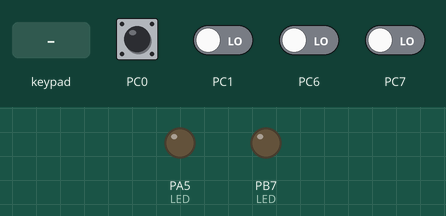
A program run on a simulated ATmega32, built with avr-gcc and emulated at 16 MHz. Parts: output pins drawn as LEDs (lit = HIGH). Wiring (inferred from the names in the program): 4×4 keypad with keys 1 2 3 4 5 6 7 8 9 a b c d e f g: rows PC2, PC3, PC4, PC5; columns PD7, PD6, PD5, PD3. Dashed ring = blinking. The test bench sets the inputs (shaded band); at power-on: PC0 HIGH, PC1, PC6, PC7 LOW. Pins used as bus, display or sensor lines are not drawn.

Above: at 1.2 s.
1.3 s: key '1' pressed
At 2.2 s:
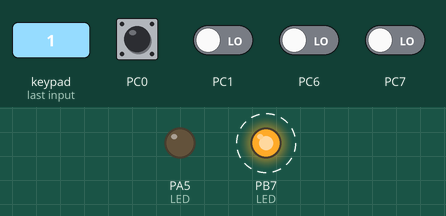
At 3.2 s:
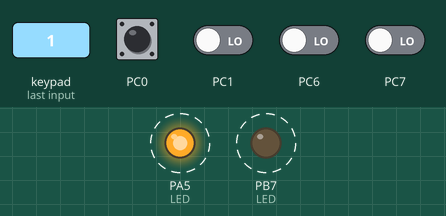
Timing chart, 0 to 9.0 s (numbered marks = the images above; inputs shaded):
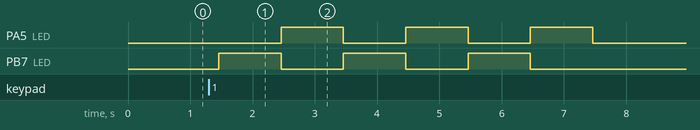

Measured:
- after the input at 1.3 s, PA5 (LED): alternates HIGH for 1.0 s and LOW for 1.0 s, 6 changes in all, then stays LOW, starting after 1.2 s; PB7 (LED): alternates HIGH for 1.0 s and LOW for 1.0 s, 6 changes in all, then stays LOW, starting after 0.16 s

The program:

main.c
```c
/*
 * FirstApp.c
 *
 * Created: 7/21/2023 3:51:51 PM
 * Author : Ahmed Adel
 */

#define F_CPU 16000000
#include <util/delay.h>
#include "LED.h"
#include "KeyPad.h"

int main(void)
{
	uint8 Button_Value = 0;

	//KeyPad Initialization
	KeyPad_Init();

	//LED Initialization
	LED_Init(RED);
	LED_Init(BLUE);

	//Buzzer Initialization
	DIO_SetPinDir(DIO_PORTC,DIO_PIN6,DIO_PIN_INPUT);
    /* Replace with your application code */
    while (1)
    {
		Button_Value = KeyPad_GetValue();
		if (Button_Value)
		{
			for (uint8 i =0;i<6;i++)
			{
				LED_Toggle(RED);
				_delay_ms(1000);
				LED_Toggle(BLUE);
				DIO_TogglePin(DIO_PORTC,DIO_PIN6);

			}
		}

    }
}
```

LED.c
```c
/*
 * LED.c
 *
 * Created: 7/21/2023 8:00:08 PM
 *  Author: Ahmed Adel
 */

#include "LED.h"

void LED_Init(uint8 Color){
	switch(Color)
	{
		case RED:
		DIO_SetPinDir(DIO_PORTB,DIO_PIN7,DIO_PIN_OUTPUT);
		break;
		case GREEN:
		DIO_SetPinDir(DIO_PORTA,DIO_PIN4,DIO_PIN_OUTPUT);
		break;
		case BLUE:
		DIO_SetPinDir(DIO_PORTA,DIO_PIN5,DIO_PIN_OUTPUT);
		break;
		case YELLOW:
		DIO_SetPinDir(DIO_PORTA,DIO_PIN6,DIO_PIN_OUTPUT);
		break;
		default:
		break;
	}

}
void LED_ON(uint8 Color){
	switch(Color)
	{
		case RED:
		DIO_SetPinValue(DIO_PORTB,DIO_PIN7,DIO_PIN_HIGH);
		break;
		case GREEN:
		DIO_SetPinValue(DIO_PORTA,DIO_PIN4,DIO_PIN_HIGH);
		break;
		case BLUE:
		DIO_SetPinValue(DIO_PORTA,DIO_PIN5,DIO_PIN_HIGH);
		break;
		case YELLOW:
		DIO_SetPinValue(DIO_PORTA,DIO_PIN6,DIO_PIN_HIGH);
		break;
		default:
		break;
	}
}
void LED_OFF(uint8 Color){
	switch(Color)
	{
		case RED:
		DIO_SetPinValue(DIO_PORTB,DIO_PIN7,DIO_PIN_LOW);
		break;
		case GREEN:
		DIO_SetPinValue(DIO_PORTA,DIO_PIN4,DIO_PIN_LOW);
		break;
		case BLUE:
		DIO_SetPinValue(DIO_PORTA,DIO_PIN5,DIO_PIN_LOW);
		break;
		case YELLOW:
		DIO_SetPinValue(DIO_PORTA,DIO_PIN6,DIO_PIN_LOW);
		break;
		default:
		break;
	}
}
void LED_Toggle(uint8 Color){
	switch(Color)
	{
		case RED:
		DIO_TogglePin(DIO_PORTB,DIO_PIN7);
		break;
		case GREEN:
		DIO_TogglePin(DIO_PORTA,DIO_PIN4);
		break;
		case BLUE:
		DIO_TogglePin(DIO_PORTA,DIO_PIN5);
		break;
		case YELLOW:
		DIO_TogglePin(DIO_PORTA,DIO_PIN6);
		break;
		default:
		break;
	}
}
```

LED.h
```c
/*
 * LED.h
 *
 * Created: 7/21/2023 7:59:17 PM
 *  Author: Ahmed Adel
 */


#ifndef LED_H_
#define LED_H_

#include "DIO.h"

#define RED     0
#define GREEN   1
#define BLUE    2
#define YELLOW  3

void LED_Init(uint8 Color);
void LED_ON(uint8 Color);
void LED_OFF(uint8 Color);
void LED_Toggle(uint8 Color);


#endif /* LED_H_ */
```

STD.h
```c
/*
 * STD.h
 *
 * Created: 7/21/2023 4:02:15 PM
 *  Author: Ahmed Adel
 */


#ifndef STD_H_
#define STD_H_

typedef unsigned char  uint8;
typedef signed char    sint8;
typedef unsigned short uint16;
typedef signed short   sint16;
typedef unsigned long  uint32;
typedef signed long    sint32;
typedef float          float32;
typedef double         float64;


#endif /* STD_H_ */
```

KeyPad_Config.h
```c
/*
 * KeyPad_Config.h
 *
 * Created: 7/25/2023 8:08:09 AM
 *  Author: Ahmed Adel
 */


#ifndef KEYPAD_CONFIG_H_
#define KEYPAD_CONFIG_H_

#include "DIO.h"

//Row & Col are on different Ports
#define KEYPAD_ROW_PORT DIO_PORTC
#define KEYPAD_COL_PORT DIO_PORTD

#define KEYPAD_COL_0 DIO_PIN7
#define KEYPAD_COL_1 DIO_PIN6
#define KEYPAD_COL_2 DIO_PIN5
#define KEYPAD_COL_3 DIO_PIN3

#define KEYPAD_ROW_0 DIO_PIN5
#define KEYPAD_ROW_1 DIO_PIN4
#define KEYPAD_ROW_2 DIO_PIN3
#define KEYPAD_ROW_3 DIO_PIN2


#endif /* KEYPAD_CONFIG_H_ */
```

KeyPad.c
```c
/*
 * KeyPad.c
 *
 * Created: 7/25/2023 8:08:23 AM
 *  Author: Ahmed Adel
 */
#include "KeyPad.h"
#define  F_CPU 16000000
#include <util/delay.h>

//INIT & FINAL Depends on Pins
#define Col_INIT  7
#define Col_FINAL 3

#define Row_INIT  5
#define Row_FINAL 2

//Values of The KeyPad
const uint8 KeyPad_Values[4][4] = { {'1' , '2' , '3' , '4'},
									{'5' , '6' , '7' , '8'},
									{'9' , 'a' , 'b' , 'c'},
									{'d' , 'e' , 'f' , 'g'}};

void KeyPad_Init(void)
{
	DIO_SetPinDir(KEYPAD_COL_PORT, KEYPAD_COL_0, DIO_PIN_OUTPUT);
	DIO_SetPinDir(KEYPAD_COL_PORT, KEYPAD_COL_1, DIO_PIN_OUTPUT);
	DIO_SetPinDir(KEYPAD_COL_PORT, KEYPAD_COL_2, DIO_PIN_OUTPUT);
	DIO_SetPinDir(KEYPAD_COL_PORT, KEYPAD_COL_3, DIO_PIN_OUTPUT);

	DIO_SetPinDir(KEYPAD_ROW_PORT, KEYPAD_ROW_0, DIO_PIN_INPUT);
	DIO_SetPinDir(KEYPAD_ROW_PORT, KEYPAD_ROW_1, DIO_PIN_INPUT);
	DIO_SetPinDir(KEYPAD_ROW_PORT, KEYPAD_ROW_2, DIO_PIN_INPUT);
	DIO_SetPinDir(KEYPAD_ROW_PORT, KEYPAD_ROW_3, DIO_PIN_INPUT);

	Set_PullUp(KEYPAD_ROW_PORT, KEYPAD_ROW_0);
	Set_PullUp(KEYPAD_ROW_PORT, KEYPAD_ROW_1);
	Set_PullUp(KEYPAD_ROW_PORT, KEYPAD_ROW_2);
	Set_PullUp(KEYPAD_ROW_PORT, KEYPAD_ROW_3);

	DIO_SetPinValue(KEYPAD_COL_PORT, KEYPAD_COL_0, DIO_PIN_HIGH);
	DIO_SetPinValue(KEYPAD_COL_PORT, KEYPAD_COL_1, DIO_PIN_HIGH);
	DIO_SetPinValue(KEYPAD_COL_PORT, KEYPAD_COL_2, DIO_PIN_HIGH);
	DIO_SetPinValue(KEYPAD_COL_PORT, KEYPAD_COL_3, DIO_PIN_HIGH);

}

uint8 KeyPad_GetValue(void)
{
	uint8 LOC_Column = 0;
	uint8 LOC_Row = 0;
	uint8 Value = 0;
	uint8 Temp = 0;

	for( LOC_Column = Col_INIT ; LOC_Column >= Col_FINAL ; LOC_Column-- ) //Decrement Because of ports [7 -> 2]
	{
		if(LOC_Column == 4)
		{
			continue;
		}

		DIO_SetPinValue(KEYPAD_COL_PORT, LOC_Column, DIO_PIN_LOW);

		for( LOC_Row = Row_INIT ; LOC_Row >= Row_FINAL ; LOC_Row-- )
		{
			DIO_ReadPin(KEYPAD_ROW_PORT, LOC_Row, &Temp);

			if(!Temp)
			{
				Value = KeyPad_Values[Row_INIT - LOC_Row][Col_INIT - LOC_Column];

				while(!Temp)
				{
					DIO_ReadPin(KEYPAD_ROW_PORT, LOC_Row, &Temp);
				}

				_delay_ms(10);//Solving Bouncing Problem ( DeBouncing )

			}
		}

		DIO_SetPinValue(KEYPAD_COL_PORT, LOC_Column, DIO_PIN_HIGH);
	}

	return Value;
}
```

KeyPad.h
```c
/*
 * KeyPad.h
 *
 * Created: 7/25/2023 8:07:36 AM
 *  Author: Ahmed Adel
 */


#ifndef KEYPAD_H_
#define KEYPAD_H_

#include "KeyPad_Config.h"

void KeyPad_Init(void);

uint8 KeyPad_GetValue(void);


#endif /* KEYPAD_H_ */
```

Atmega_Registers.h
```c
/*
 * Atmega_Registers.h
 *
 * Created: 7/21/2023 3:54:46 PM
 *  Author: Ahmed Adel
 */


#ifndef ATMEGA_REGISTERS_H_
#define ATMEGA_REGISTERS_H_

#include "STD.h"

/******************************[ DIO_PORT_A ]**********************************/

#define DDRA (*(volatile uint8*)(0x3A))
#define PORTA (*(volatile uint8*)(0x3B))
#define PINA (*(volatile uint8*)(0x39))

/******************************[ DIO_PORT_B ]**********************************/

#define DDRB (*(volatile uint8*)(0x37))
#define PORTB (*(volatile uint8*)(0x38))
#define PINB (*(volatile uint8*)(0x36))

/******************************[ DIO_PORT_C ]**********************************/

#define DDRC (*(volatile uint8*)(0x34))
#define PORTC (*(volatile uint8*)(0x35))
#define PINC (*(volatile uint8*)(0x33))

/******************************[ DIO_PORT_D ]**********************************/

#define DDRD (*(volatile uint8*)(0x31))
#define PORTD (*(volatile uint8*)(0x32))
#define PIND (*(volatile uint8*)(0x30))

#endif /* ATMEGA_REGISTERS_H_ */
```

BIT_MATH.h
```c
/*
 * BIT_MATH.h
 *
 * Created: 7/21/2023 4:06:50 PM
 *  Author: Ahmed Adel
 */


#ifndef BIT_MATH_H_
#define BIT_MATH_H_

#define SET_BIT(REG,BIT) (REG |= (1<<BIT))
#define CLR_BIT(REG,BIT) (REG &=~ (1<<BIT))
#define Toggle_BIT(REG,BIT) (REG ^= (1<<BIT))
#define GET_BIT(REG,BIT) ((REG >> BIT) & (0X01))


#endif /* BIT_MATH_H_ */
```

DIO.c
```c
/*
 * DIO.c
 *
 * Created: 7/21/2023 7:15:45 PM
 *  Author: Ahmed Adel
 */

#include "DIO.h"

void DIO_SetPortDir(uint8 Port,uint8 Dir){
	switch(Port)
	{
		case DIO_PORTA:
		{
			DDRA = Dir;
			break;
		}
		case DIO_PORTB:
		{
			DDRB = Dir;
			break;
		}
		case DIO_PORTC:
		{
			DDRC = Dir;
			break;
		}
		case DIO_PORTD:
		{
			DDRD = Dir;
			break;
		}
		default:
		break;
	}
}
void DIO_SetPinDir(uint8 Port,uint8 Pin,uint8 Dir){
	switch(Dir)
	{
		case DIO_PIN_OUTPUT:
		{
			switch(Port)
			{
				case DIO_PORTA:
				{
					SET_BIT(DDRA,Pin);
					break;
				}
				case DIO_PORTB:
				{
					SET_BIT(DDRB,Pin);
					break;
				}
				case DIO_PORTC:
				{
					SET_BIT(DDRC,Pin);
					break;
				}
				case DIO_PORTD:
				{
					SET_BIT(DDRD,Pin);
					break;
				}
				default:
				break;
			}
			break;
		}
		case DIO_PIN_INPUT:
		{
			switch(Port)
			{
				case DIO_PORTA:
				{
					CLR_BIT(DDRA,Pin);
					break;
				}
				case DIO_PORTB:
				{
					CLR_BIT(DDRB,Pin);
					break;
				}
				case DIO_PORTC:
				{
					CLR_BIT(DDRC,Pin);
					break;
				}
				case DIO_PORTD:
				{
					CLR_BIT(DDRD,Pin);
					break;
				}
				default:
				break;
			}
			break;
		}
		default:
		break;
	}
}

void DIO_SetPortValue(uint8 Port,uint8 Val){
	switch(Port)
	{
		case DIO_PORTA:
		{
			PORTA = Val;
			break;
		}
		case DIO_PORTB:
		{
			PORTB = Val;
			break;
		}
		case DIO_PORTC:
		{
			PORTC = Val;
			break;
		}
		case DIO_PORTD:
		{
			PORTD = Val;
			break;
		}
		default:
		break;
	}

}
void DIO_SetPinValue(uint8 Port,uint8 Pin,uint8 Val){
	switch(Val)
	{
		case DIO_PIN_HIGH:
		{
			switch(Port)
			{
				case DIO_PORTA:
				{
					SET_BIT(PORTA,Pin);
					break;
				}
				case DIO_PORTB:
				{
					SET_BIT(PORTB,Pin);
					break;
				}
				case DIO_PORTC:
				{
					SET_BIT(PORTC,Pin);
					break;
				}
				case DIO_PORTD:
				{
					SET_BIT(PORTD,Pin);
					break;
				}
				default:
				break;
			}
			break;
		}
		case DIO_PIN_LOW:
		{
			switch(Port)
			{
				case DIO_PORTA:
				{
					CLR_BIT(PORTA,Pin);
					break;
				}
				case DIO_PORTB:
				{
					CLR_BIT(PORTB,Pin);
					break;
				}
				case DIO_PORTC:
				{
					CLR_BIT(PORTC,Pin);
					break;
				}
				case DIO_PORTD:
				{
					CLR_BIT(PORTD,Pin);
					break;
				}
				default:
				break;
			}
			break;
		}
		default:
		break;
	}
}

void DIO_ReadPort(uint8 Port,uint8* Val){
	switch(Port)
	{
		case DIO_PORTA:
		{
			*Val = PINA;
			break;
		}
		case DIO_PORTB:
		{
			*Val = PINB;
			break;
		}
		case DIO_PORTC:
		{
			*Val = PINC;
			break;
		}
		case DIO_PORTD:
		{
			*Val = PIND;
			break;
		}
		default:
		break;
	}
}
void DIO_ReadPin(uint8 Port,uint8 Pin,uint8* Val){
	switch(Port)
	{
		case DIO_PORTA:
		{
			*Val = GET_BIT(PINA,Pin);
			break;
		}
		case DIO_PORTB:
		{
			*Val = GET_BIT(PINB,Pin);
			break;
		}
		case DIO_PORTC:
		{
			*Val = GET_BIT(PINC,Pin);
			break;
		}
		case DIO_PORTD:
		{
			*Val = GET_BIT(PIND,Pin);
			break;
		}
		default:
		break;
	}
}

void Set_PullUp(uint8 Port,uint8 Pin)
{
	switch(Port)
	{
		case DIO_PORTA:
		{
			SET_BIT(PORTA,Pin);
			break;
		}
		case DIO_PORTB:
		{
			SET_BIT(PORTB,Pin);
			break;
		}
		case DIO_PORTC:
		{
			SET_BIT(PORTC,Pin);
			break;
		}
		case DIO_PORTD:
		{
			SET_BIT(PORTD,Pin);
			break;
		}
		default:
		break;
	}
}

void DIO_TogglePin(uint8 Port,uint8 Pin){
	switch(Port)
	{
		case DIO_PORTA:
		{
			Toggle_BIT(PORTA,Pin);
			break;
		}
		case DIO_PORTB:
		{
			Toggle_BIT(PORTB,Pin);
			break;
		}
		case DIO_PORTC:
		{
			Toggle_BIT(PORTC,Pin);
			break;
		}
		case DIO_PORTD:
		{
			Toggle_BIT(PORTD,Pin);
			break;
		}
		default:
		break;
	}
}
```

DIO.h
```c
/*
 * DIO.h
 *
 * Created: 7/21/2023 7:01:44 PM
 *  Author: Ahmed Adel
 */


#ifndef DIO_H_
#define DIO_H_

#include "Atmega_Registers.h"
#include "BIT_MATH.h"

#define DIO_PORTA    0
#define DIO_PORTB    1
#define DIO_PORTC    2
#define DIO_PORTD    3

#define DIO_PIN0	 0
#define DIO_PIN1	 1
#define DIO_PIN2	 2
#define DIO_PIN3	 3
#define DIO_PIN4	 4
#define DIO_PIN5	 5
#define DIO_PIN6	 6
#define DIO_PIN7	 7

#define DIO_PIN_HIGH	 1
#define DIO_PIN_LOW		 0

#define DIO_PORT_HIGH	 0XFF
#define DIO_PORT_LOW	 0X00

#define DIO_PIN_OUTPUT	 1
#define DIO_PIN_INPUT	 0

#define DIO_PORT_OUTPUT	 0XFF
#define DIO_PORT_INPUT	 0X00


void DIO_SetPortDir(uint8 Port,uint8 Dir);
void DIO_SetPinDir(uint8 Port,uint8 Pin,uint8 Dir);

void DIO_SetPortValue(uint8 Port,uint8 Val);
void DIO_SetPinValue(uint8 Port,uint8 Pin,uint8 Val);

void DIO_ReadPort(uint8 Port,uint8* Val);
void DIO_ReadPin(uint8 Port,uint8 Pin,uint8* Val);

void Set_PullUp(uint8 Port,uint8 Pin);

void DIO_TogglePin(uint8 Port,uint8 Pin);

#endif /* DIO_H_ */
```
